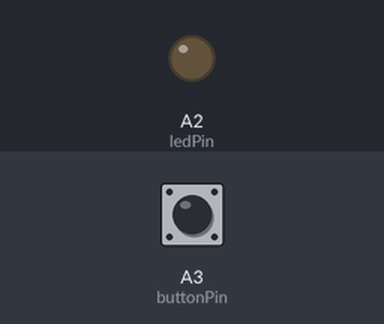
Bench run of a sketch on a simulated Arduino Uno, built with avr-gcc and run on an emulated ATmega328P. Shown: output pins drawn as LEDs (lit = HIGH). Dashed ring = blinking. Inputs (shaded band) come from the test bench; at power-on: A3 (buttonPin) LOW. What the sketch prints to the serial monitor is not drawn.

Above: at 1.2 s.
1.3 s: A3 (buttonPin) pulled HIGH for 0.15 s
At 1.37 s:
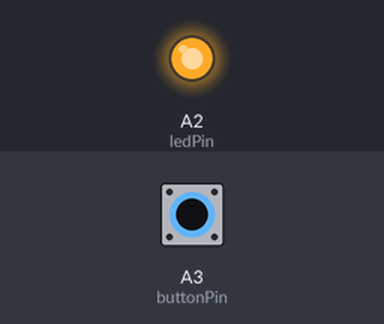
2.9 s: A3 (buttonPin) pulled HIGH for 1 s
At 4.9 s:
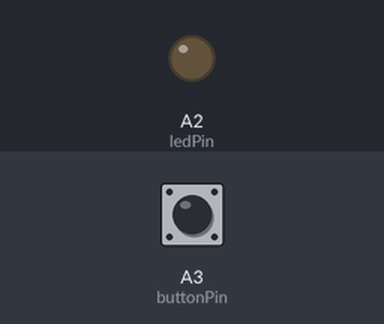
6.9 s: A3 (buttonPin) pulled HIGH for 3.2 s
At 8.3 s:
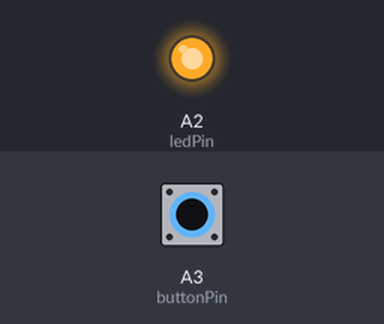
11.6 s: A3 (buttonPin) pulsed HIGH 2 times (0.12 s each, 0.3 s apart)
At 11.66 s:
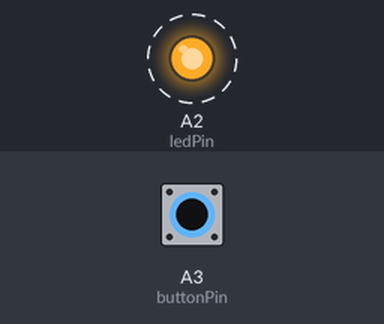
15.2 s: A3 (buttonPin) driven HIGH
At 15.8 s:
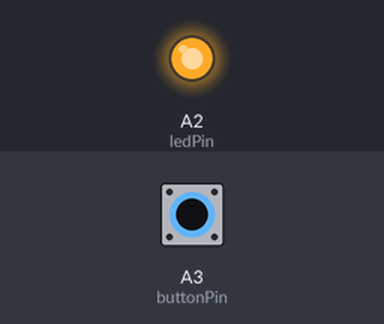
18.2 s: A3 (buttonPin) driven LOW
At 19.3 s:
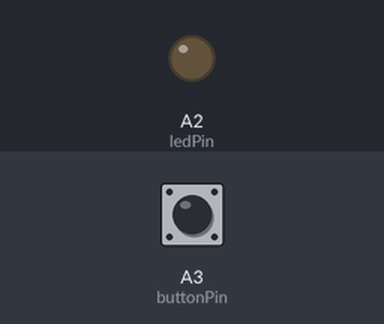
Timing chart, 0 to 20.7 s (numbered marks = the images above; inputs shaded):
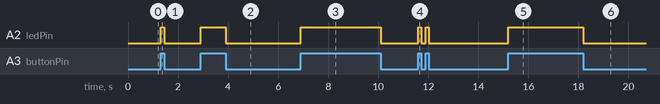

Measured:
- after the input at 1.3 s, A2 (ledPin): LOW → HIGH at once, → LOW 0.15 s later
- after the input at 2.9 s, A2 (ledPin): LOW → HIGH at once, → LOW 1.0 s later
- after the input at 6.9 s, A2 (ledPin): LOW → HIGH at once, → LOW 3.2 s later
- after the input at 11.6 s, A2 (ledPin): alternates HIGH for 0.12 s and LOW for 0.18 s, 4 changes in all, then stays LOW, starting at once
- after the input at 15.2 s, A2 (ledPin): LOW → HIGH at once
- after the input at 18.2 s, A2 (ledPin): HIGH → LOW at once

The sketch:

teste_buzzer.ino
```cpp
const int buttonPin = A3;     // the number of the pushbutton pin
const int ledPin =  A2 ;      // the number of the LED pin

// variables will change:
int buttonState = 0;         // variable for reading the pushbutton status

void setup() {
  // initialize the LED pin as an output:
  pinMode(ledPin, OUTPUT);
  // initialize the pushbutton pin as an input:
  pinMode(buttonPin, INPUT);
  Serial.begin(115200);
}

void loop(){
  // read the state of the pushbutton value:
  buttonState = digitalRead(buttonPin);

  // check if the pushbutton is pressed.
  // if it is, the buttonState is HIGH:
  if (buttonState == HIGH) {
    // turn LED on:
    digitalWrite(ledPin, HIGH);
    Serial.println("Apertado");
  }
  else {
    // turn LED off:
    digitalWrite(ledPin, LOW);
    Serial.println("Nao Apertado");
  }
}
```
